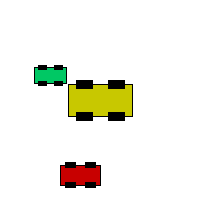
Frame 1 (no input)
Frame 60 (the mouse pressed at the canvas centre just before this capture): identical to frame 1, image omitted
Frame 120 (the mouse held since frame 60 and released just before this capture): identical to frame 1, image omitted

The Processing sketch that drew this single still picture (run headless with seeded random() and noise(); from frame 60 on, the mouse is pressed at the canvas centre):

// Processing sketch: chapter_7_5
// ── chapter_7_5.pde
//on page 109

int x = 100;
int y = 100;
// int thesize = 64;
// int offset = thesize/4;

void setup(){
	size(200, 200);
	background(255);
}

void draw(){
	drawCar(100,100,64,color(200,200,0));
	drawCar(50,75,32,color(0,200,100));
	drawCar(80,175,40,color(200,0,0));
}

void drawCar(int x, int y, int thesize, color c) {
	// using a local variable 'offset'
	int offset = thesize/4;
	// draw main car body
	rectMode(CENTER);
	stroke(0);
	fill(c);
	rect(x,y,thesize,thesize/2);
	// draw four wheels, relative to the center
	fill(0);
	rect(x-offset, y-offset, offset, offset/2);
	rect(x+offset, y-offset, offset, offset/2);
	rect(x-offset, y+offset, offset, offset/2);
	rect(x+offset, y+offset, offset, offset/2);

}
